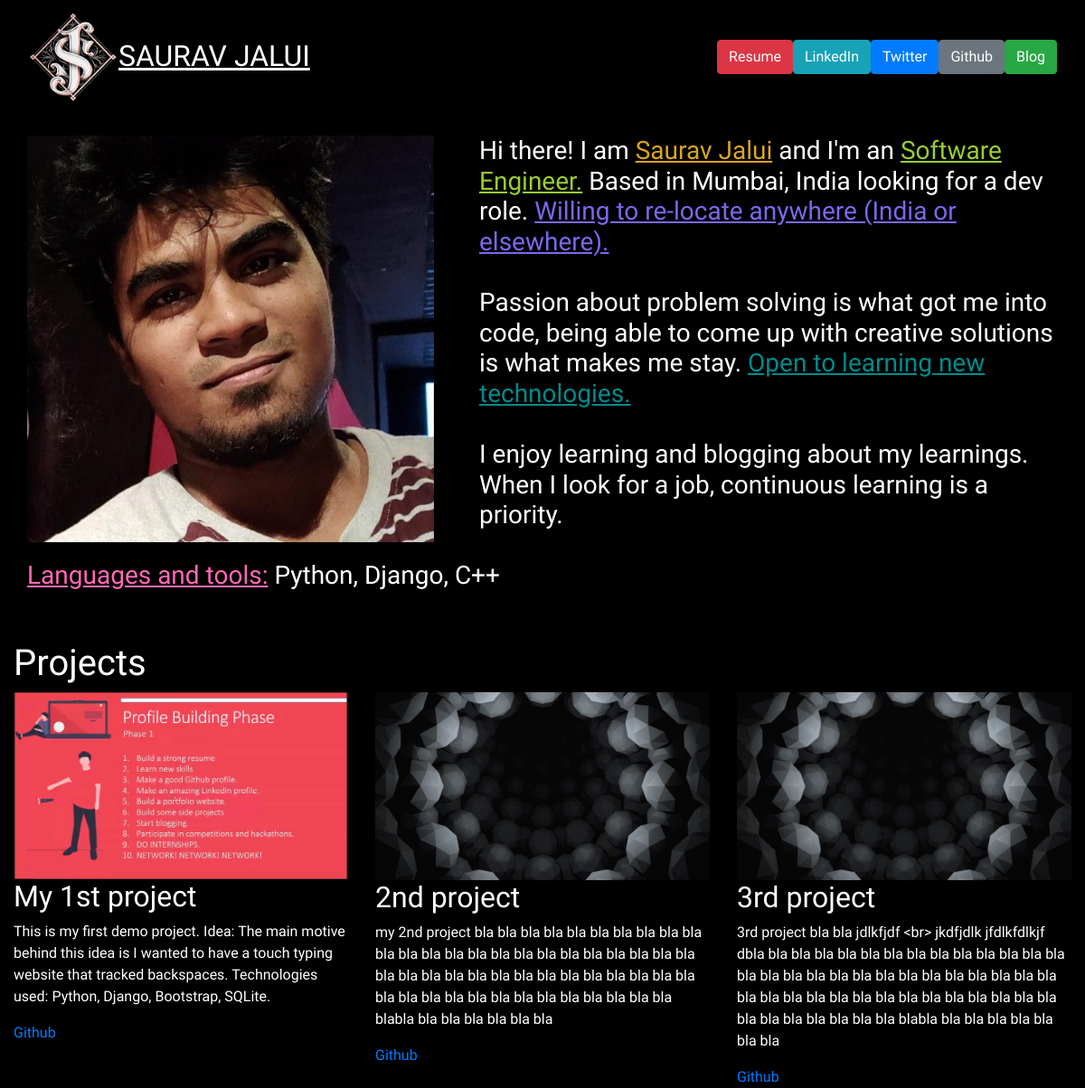
The app's page /, older data.
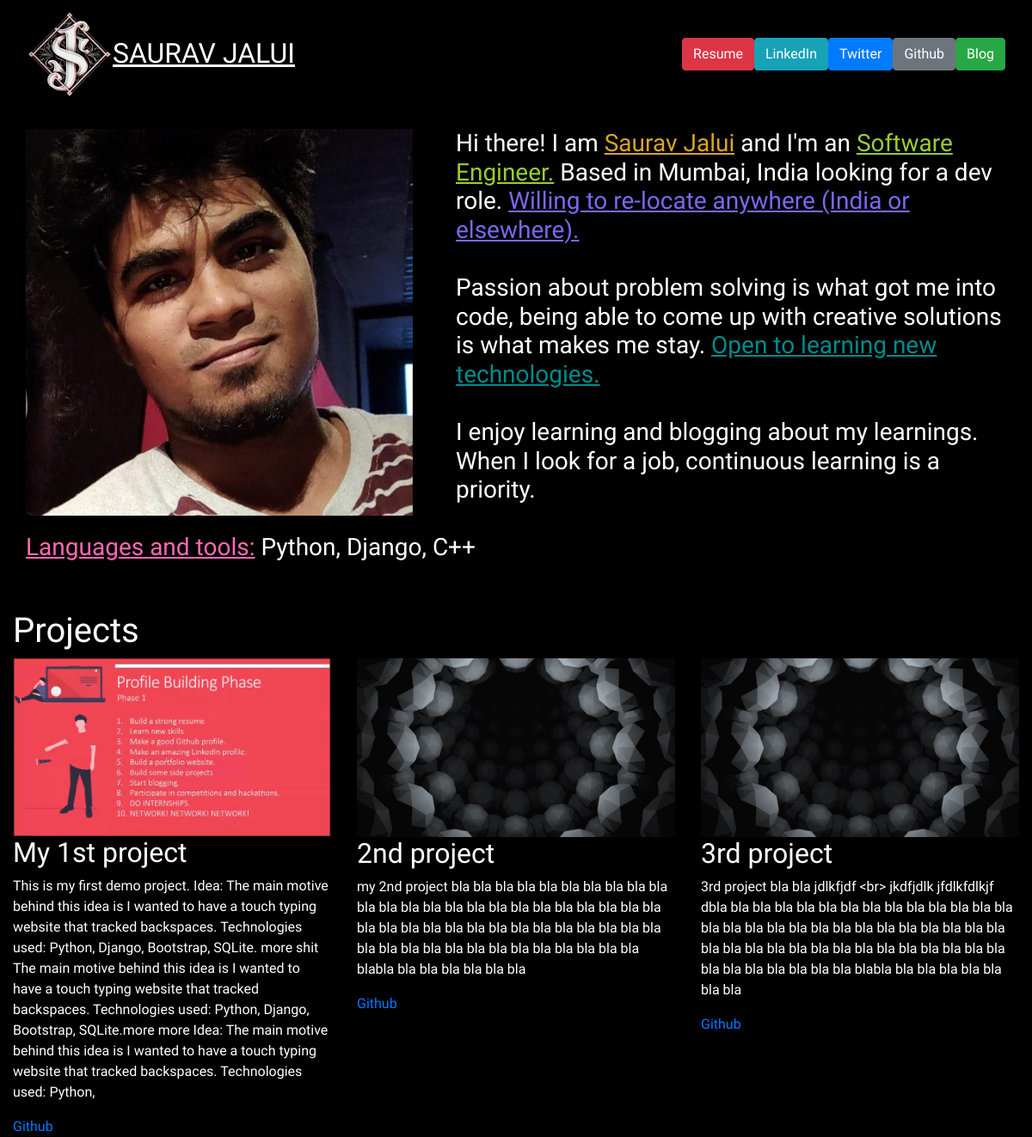
The same page, newer data.
### portfolio/models.py (models this page shows, shortened)
class Project(models.Model):
    title = models.CharField(max_length=100)
    description = models.CharField(max_length=500)
    image = models.ImageField(upload_to='portfolio/images/')
    url = models.URLField(blank=True)
    githublink = models.URLField(blank=True)

### portfolio/views.py (the view)
# urls.py: 2. Add a URL to urlpatterns:  path('', views.home, name='home')
def home(request):
    projects = Project.objects.all()
    return render(request, 'portfolio/home.html',{'projects':projects})

### portfolio/templates/portfolio/home.html
{% extends "portfolio/base.html" %}
{% load static %}
{% block content %}
<div class="container-fluid">
<br>
  <div class="row">
      <div class="col-md-12">
          <img style='float:left;width:450px;height:450px; margin-right:50px;' src={% static 'portfolio/profilepicture.jpg' %}>
          <h3>Hi there! I am <span style="color:goldenrod"><u>Saurav Jalui</u></span> and I'm an <span style="color:yellowgreen"><u>Software Engineer.</u></span> Based in Mumbai, India looking for a dev role. <span style="color: mediumslateblue;"><u>Willing to re-locate anywhere (India or elsewhere).</u></span><br> <br> Passion about problem solving is what got me into code, being able to come up with creative solutions is what makes me stay. <span style="color:darkcyan"><u>  Open to learning new technologies.  </u></span><br> <br> I enjoy learning and blogging about my learnings. When I look for a job, continuous learning is a priority.<br><br><span style="color:hotpink"><u>Languages and tools:</u></span> Python, Django, C++</h3>
      </div>
  </div>
</div>
<h1 class="mt-5">Projects</h1>
<div class="row">
  {% for project in projects %}
  <div class="col-lg-4 col-md-4">
    {% if project.url %}
    <a href="{{ project.url }}">
      <img src="{{ project.image.url }}" class="img-fluid">
    </a>
    {% else %}
    <img src="{{ project.image.url }}" class="img-fluid">
    {% endif %}
        <h2>{{ project.title }}</h2>
        <p>{{ project.description }}</p>
        <a href="{{ project.githublink }}">Github </a>
  </div>
  {% endfor %}
</div>
{% endblock %}

### portfolio/templates/portfolio/base.html (shortened to what this page needs)
{% load static %}
<!DOCTYPE html>
<html lang="en">
<head>
  <link rel="stylesheet" href="https://stackpath.bootstrapcdn.com/bootstrap/4.4.1/css/bootstrap.min.css">
  <link href="{% static "portfolio/custom.css" %}" rel="stylesheet">
</head>
<body style="background-color:#000000" >
  <nav id="topNav" class="navbar navbar-expand-md navbar-dark">
    <div class="container-fluid">
      <a class="navbar-brand" href="{% url 'home' %}">
        <img src="{% static "portfolio/Logo.png" %}" width="100" height="100" class="d-inline-block align-top" alt="Saurav's Logo">
        <span style="color: white"> <br><h2> <u> SAURAV JALUI </u></h2></span>
      </a>
      <div class="collapse navbar-collapse text-center" id="navbarNav">
        <ul class="navbar-nav ml-auto">
          <li class="nav-item">
            <a class="btn btn-danger" href="{% static "portfolio/SauravJalui.pdf" %}">Resume</a>
          </li>
          <li class="nav-item">
            <a class="btn btn-info" href="https://www.linkedin.com/in/SauravJalui/" target="_blank" >LinkedIn</a>
          </li>
          <li class="nav-item">
            <a class="btn btn-primary" href="https://twitter.com/JaluiSaurav"target="_blank">Twitter</a>
          </li>
          <li>
            <a role="button" href="https://www.github.com/SauravJalui" class="btn btn-secondary"target="_blank">Github</a>
          </li>
          <li>
            <a role="button" href="{% url 'blog:all_blogs' %}" class="btn btn-success">Blog</a>
          </li>
        </ul>
      </div>
    </div>
  </nav>
  <div class="container-fluid">
    {% block content %}{% endblock %}
  </div>
</body>
</html>

### portfolio/static/portfolio/custom.css (style rules this page uses)
img { float:left; }
h3 { float: center; }
body { padding-left: 0rem; color: rgb(255, 255, 255); font-family: 'Mukta', sans-serif; }

Row changes from the older to the newer data that the page shows:
changed Project "My 1st project": description "…Python, Django, Bootstrap, SQLite." → "…Python, Django, Bootstrap, SQLite. more shit The main motive behind this idea is I wanted to have a touch typing website that tracked backspaces. Technologies used: Python, Django, Bootstrap, SQLite.more more Idea: The main motive behind this idea is I wanted to have a touch typing website that tracked backspaces. Technologies used: Python,"
